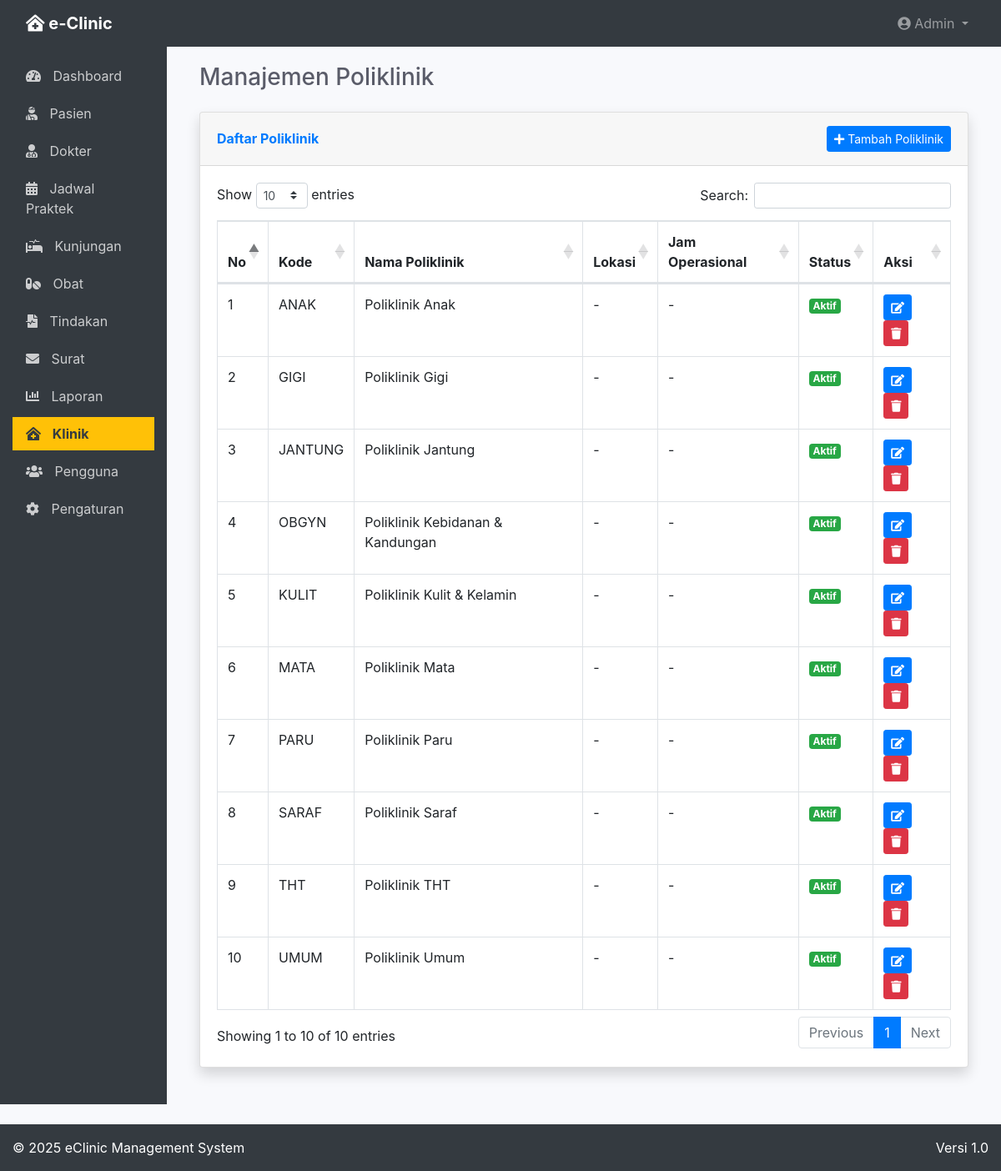
/index.php/klinik/poli, run on the app's committed database.
### tables this page shows
CREATE TABLE `poliklinik` (
  `id_poli` int(11) NOT NULL AUTO_INCREMENT,
  `kode_poli` varchar(10) NOT NULL,
  `nama_poli` varchar(100) NOT NULL,
  `deskripsi` text DEFAULT NULL,
  `lokasi` varchar(100) DEFAULT NULL,
  `kapasitas` int(11) DEFAULT NULL,
  `jam_buka` time DEFAULT NULL,
  `jam_tutup` time DEFAULT NULL,
  `status` enum('aktif','nonaktif') NOT NULL DEFAULT 'aktif',
  `dibuat_pada` datetime NOT NULL DEFAULT CURRENT_TIMESTAMP,
  `diubah_pada` datetime DEFAULT NULL ON UPDATE CURRENT_TIMESTAMP,
  PRIMARY KEY (`id_poli`),
  UNIQUE KEY `kode_poli` (`kode_poli`)
);

### application/controllers/Klinik.php (called while the page is built, shortened)
<?php
class Klinik extends CI_Controller {
    public function __construct() {
        $this->load->model('Poliklinik_model');
        $this->load->model('Dokter_model');
        $this->load->model('Jadwal_model');
        $this->load->model('Ruang_model');
        $this->load->helper(['form', 'url']);
        $this->load->library(['form_validation', 'session']);
    }
    public function poli() {
        $data['title'] = 'Manajemen Poliklinik';
        $data['poli'] = $this->Poliklinik_model->get_all_poli();
        $this->load->view('templates/header', $data);
        $this->load->view('klinik/poli/index', $data);
        $this->load->view('templates/footer');
    }
}

### index.php (called while the page is built, shortened)
<?php
require_once BASEPATH.'core/CodeIgniter.php';

### application/models/Poliklinik_model.php (called while the page is built, shortened)
<?php
class Poliklinik_model extends CI_Model {
    private $table = 'poliklinik';
    public function get_all_poli($limit = NULL, $offset = NULL) {
        $this->db->order_by('nama_poli', 'ASC');
        return $this->db->get($this->table)->result();
    }
}

### application/views/klinik/poli/index.php (the view, shortened to what this page needs)
<div class="container-fluid">
    <h1 class="h3 mb-4 text-gray-800">Manajemen Poliklinik</h1>
    <div class="card shadow mb-4">
        <div class="card-header py-3 d-flex flex-row align-items-center justify-content-between">
            <h6 class="m-0 font-weight-bold text-primary">Daftar Poliklinik</h6>
            <a href="<?= base_url('klinik/tambah_poli') ?>" class="btn btn-primary btn-sm">
                <i class="fas fa-plus"></i> Tambah Poliklinik
            </a>
        </div>
        <div class="card-body">
            <div class="table-responsive">
                <table class="table table-bordered" id="dataTable" width="100%" cellspacing="0">
                    <thead>
                        <tr>
                            <th>No</th>
                            <th>Kode</th>
                            <th>Nama Poliklinik</th>
                            <th>Lokasi</th>
                            <th>Jam Operasional</th>
                            <th>Status</th>
                            <th>Aksi</th>
                        </tr>
                    </thead>
                    <tbody>
                        <?php if (empty($poli)) : ?>
                            <tr>
                                <td colspan="7" class="text-center">Tidak ada data poliklinik</td>
                            </tr>
                        <?php else : ?>
                            <?php $no = 1; foreach ($poli as $p) : ?>
                                <tr>
                                    <td><?= $no++ ?></td>
                                    <td><?= $p->kode_poli ?></td>
                                    <td><?= $p->nama_poli ?></td>
                                    <td><?= $p->lokasi ?: '-' ?></td>
                                    <td>
                                        <?php if (!empty($p->jam_buka) && !empty($p->jam_tutup)) : ?>
                                            <?= date('H:i', strtotime($p->jam_buka)) ?> - <?= date('H:i', strtotime($p->jam_tutup)) ?>
                                        <?php else : ?>
                                            -
                                        <?php endif; ?>
                                    </td>
                                    <td>
                                        <?php if ($p->status == 'aktif') : ?>
                                            <span class="badge badge-success">Aktif</span>
                                        <?php else : ?>
                                            <span class="badge badge-secondary">Nonaktif</span>
                                        <?php endif; ?>
                                    </td>
                                    <td>
                                        <a href="<?= base_url('klinik/edit_poli/' . $p->id_poli) ?>" class="btn btn-sm btn-primary" data-toggle="tooltip" title="Edit">
                                            <i class="fas fa-edit"></i>
                                        </a>
                                        <a href="javascript:void(0)" class="btn btn-sm btn-danger btn-hapus" data-toggle="tooltip" title="Hapus" data-id="<?= $p->id_poli ?>" data-nama="<?= $p->nama_poli ?>">
                                            <i class="fas fa-trash"></i>
                                        </a>
                                    </td>
                                </tr>
                            <?php endforeach; ?>
                        <?php endif; ?>
                    </tbody>
                </table>
            </div>
        </div>
    </div>
</div>

### application/views/templates/header.php (shortened to what this page needs)
<!DOCTYPE html>
<html lang="id">
<head>
    <link rel="stylesheet" href="https://cdn.jsdelivr.net/npm/bootstrap@4.6.0/dist/css/bootstrap.min.css">
    <link rel="stylesheet" href="https://cdnjs.cloudflare.com/ajax/libs/font-awesome/5.15.3/css/all.min.css">
    <link rel="stylesheet" href="https://cdn.datatables.net/1.10.24/css/dataTables.bootstrap4.min.css">
</head>
<body>
    <nav class="navbar navbar-expand-lg navbar-dark bg-dark fixed-top">
        <div class="container-fluid">
            <a class="navbar-brand" href="<?= base_url() ?>">
                <i class="fas fa-clinic-medical"></i> e-Clinic
            </a>
            <div class="collapse navbar-collapse" id="navbarNav">
                <ul class="navbar-nav ml-auto">
                    <li class="nav-item dropdown">
                        <a class="nav-link dropdown-toggle" href="#" id="navbarDropdown" role="button" data-toggle="dropdown">
                            <i class="fas fa-user-circle"></i> Admin
                        </a>
                    </li>
                </ul>
            </div>
        </div>
    </nav>
    <div class="container-fluid">
        <div class="row">
            <div class="col-md-2 d-none d-md-block sidebar">
                <div class="sidebar-sticky">
                    <ul class="nav flex-column">
                        <li class="nav-item">
                            <a class="nav-link <?= $this->uri->segment(1) == '' || $this->uri->segment(1) == 'dashboard' ? 'active' : '' ?>" href="<?= base_url('dashboard') ?>">
                                <i class="fas fa-tachometer-alt"></i> Dashboard
                            </a>
                        </li>
                        <li class="nav-item">
                            <a class="nav-link <?= $this->uri->segment(1) == 'pasien' ? 'active' : '' ?>" href="<?= base_url('pasien') ?>">
                                <i class="fas fa-user-injured"></i> Pasien
                            </a>
                        </li>
                        <li class="nav-item">
                            <a class="nav-link <?= $this->uri->segment(1) == 'dokter' ? 'active' : '' ?>" href="<?= base_url('dokter') ?>">
                                <i class="fas fa-user-md"></i> Dokter
                            </a>
                        </li>
                        <li class="nav-item">
                            <a class="nav-link <?= $this->uri->segment(1) == 'jadwal' ? 'active' : '' ?>" href="<?= base_url('jadwal') ?>">
                                <i class="fas fa-calendar-alt"></i> Jadwal Praktek
                            </a>
                        </li>
                        <li class="nav-item">
                            <a class="nav-link <?= $this->uri->segment(1) == 'kunjungan' ? 'active' : '' ?>" href="<?= base_url('kunjungan') ?>">
                                <i class="fas fa-procedures"></i> Kunjungan
                            </a>
                        </li>
                        <li class="nav-item">
                            <a class="nav-link <?= $this->uri->segment(1) == 'obat' ? 'active' : '' ?>" href="<?= base_url('obat') ?>">
                                <i class="fas fa-pills"></i> Obat
                            </a>
                        </li>
                        <li class="nav-item">
                            <a class="nav-link <?= $this->uri->segment(1) == 'tindakan' ? 'active' : '' ?>" href="<?= base_url('tindakan') ?>">
                                <i class="fas fa-file-medical-alt"></i> Tindakan
                            </a>
                        </li>
                        <li class="nav-item">
                            <a class="nav-link <?= $this->uri->segment(1) == 'surat' ? 'active' : '' ?>" href="<?= base_url('surat') ?>">
                                <i class="fas fa-envelope"></i> Surat
                            </a>
                        </li>
                        <li class="nav-item">
                            <a class="nav-link <?= $this->uri->segment(1) == 'laporan' ? 'active' : '' ?>" href="<?= base_url('laporan') ?>">
                                <i class="fas fa-chart-bar"></i> Laporan
                            </a>
                        </li>
                        <li class="nav-item">
                            <a class="nav-link <?= $this->uri->segment(1) == 'klinik' ? 'active' : '' ?>" href="<?= base_url('klinik') ?>" style="background-color: #ffc107; color: #343a40; font-weight: bold;">
                                <i class="fas fa-clinic-medical"></i> Klinik
                            </a>
                        </li>
                        <li class="nav-item">
                            <a class="nav-link <?= $this->uri->segment(1) == 'pengguna' ? 'active' : '' ?>" href="<?= base_url('pengguna') ?>">
                                <i class="fas fa-users"></i> Pengguna
                            </a>
                        </li>
                        <li class="nav-item">
                            <a class="nav-link <?= $this->uri->segment(1) == 'pengaturan' ? 'active' : '' ?>" href="<?= base_url('pengaturan') ?>">
                                <i class="fas fa-cog"></i> Pengaturan
                            </a>
                        </li>
                    </ul>
                </div>
            </div>
            <main role="main" class="col-md-10 ml-sm-auto col-lg-10 px-4 content-wrapper"><?php  ?>

### application/views/templates/footer.php (shortened to what this page needs)
            </main>
        </div>
    </div>
    <footer class="bg-dark text-white mt-4 py-3">
        <div class="container-fluid">
            <div class="row">
                <div class="col-md-6">
                    <p class="mb-0">&copy; <?= date('Y') ?> eClinic Management System</p>
                </div>
                <div class="col-md-6 text-md-right">
                    <p class="mb-0">Versi 1.0</p>
                </div>
            </div>
        </div>
    </footer>
</body>
</html>

### application/views/templates/header.php (style rules this page uses)
body { padding-top: 56px; min-height: 100vh; display: flex; flex-direction: column; background-color: #f8f9fc; }
.content-wrapper { flex: 1; padding: 20px 0; }
.navbar-brand { font-weight: bold; }
.sidebar { min-height: calc(100vh - 56px); background-color: #343a40; padding-top: 15px; }
.sidebar .nav-link { color: rgba(255, 255, 255, 0.75); margin-bottom: 5px; }
.sidebar .nav-link.active { color: #fff; background-color: rgba(255, 255, 255, 0.1); }
.sidebar .nav-link i { margin-right: 10px; }
.card { box-shadow: 0 0.15rem 1.75rem 0 rgba(58, 59, 69, 0.15); }
.card-header { font-weight: bold; }
.text-gray-800 { color: #5a5c69 !important; }

### data on the page
poliklinik: kode_poli "ANAK", nama_poli "Poliklinik Anak", lokasi "-", status "Aktif"
poliklinik: kode_poli "GIGI", nama_poli "Poliklinik Gigi", lokasi "-", status "Aktif"
poliklinik: kode_poli "JANTUNG", nama_poli "Poliklinik Jantung", lokasi "-", status "Aktif"
poliklinik: kode_poli "OBGYN", nama_poli "Poliklinik Kebidanan & Kandungan", lokasi "-", status "Aktif"
poliklinik: kode_poli "KULIT", nama_poli "Poliklinik Kulit & Kelamin", lokasi "-", status "Aktif"
poliklinik: kode_poli "MATA", nama_poli "Poliklinik Mata", lokasi "-", status "Aktif"
poliklinik: kode_poli "PARU", nama_poli "Poliklinik Paru", lokasi "-", status "Aktif"
poliklinik: kode_poli "SARAF", nama_poli "Poliklinik Saraf", lokasi "-", status "Aktif"
poliklinik: kode_poli "THT", nama_poli "Poliklinik THT", lokasi "-", status "Aktif"
poliklinik: kode_poli "UMUM", nama_poli "Poliklinik Umum", lokasi "-", status "Aktif"
